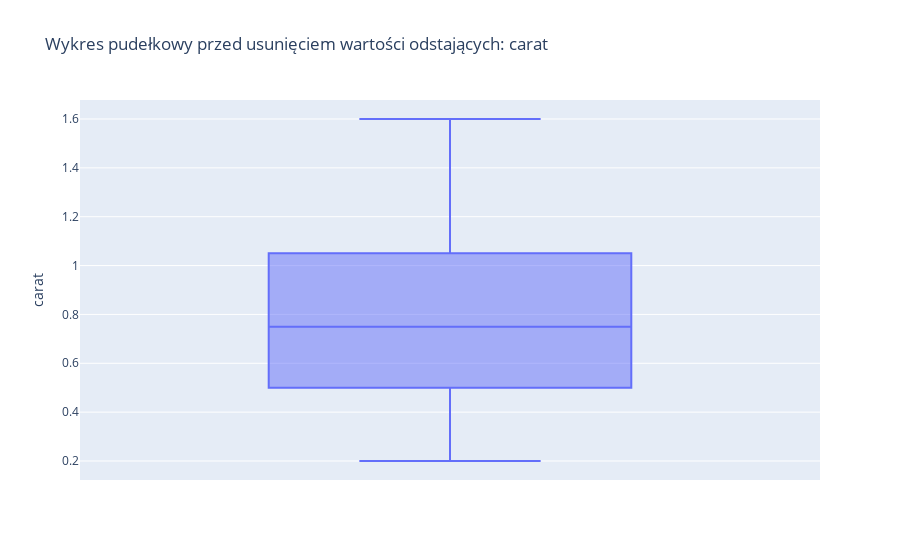
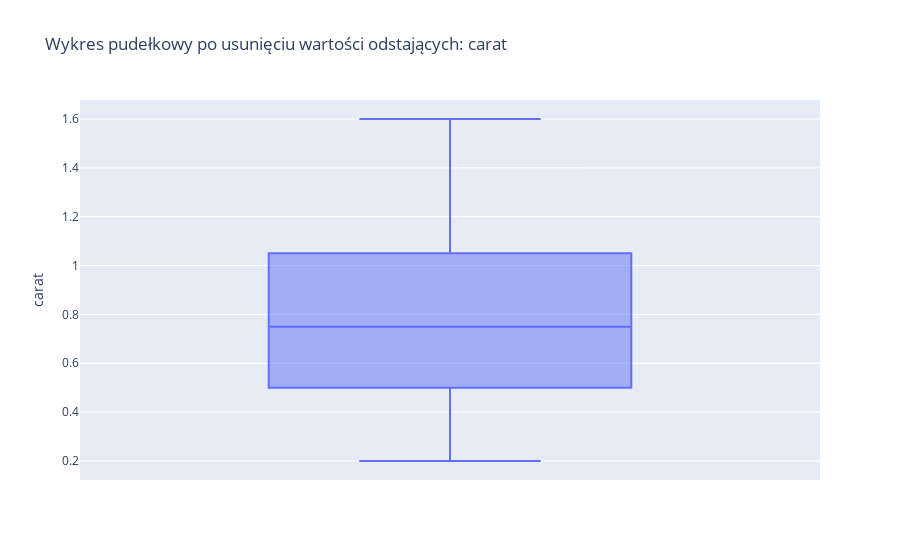
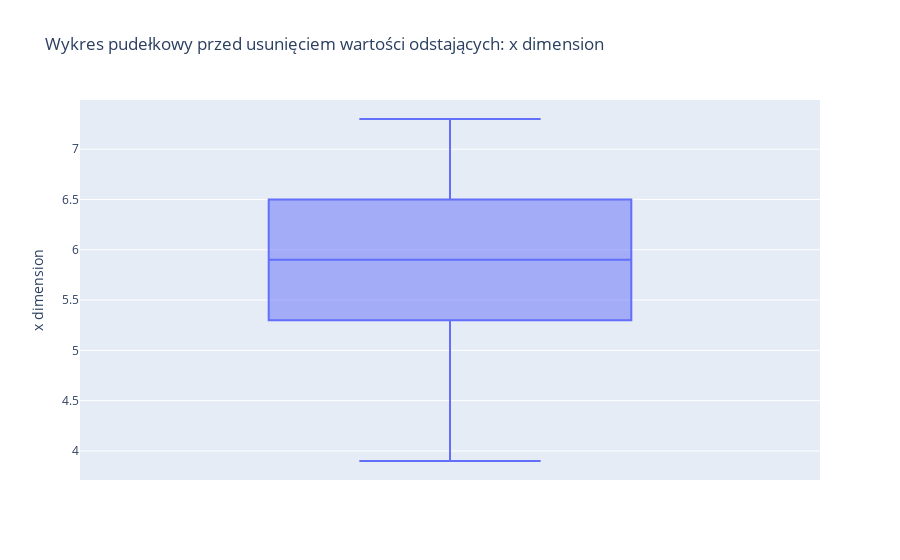
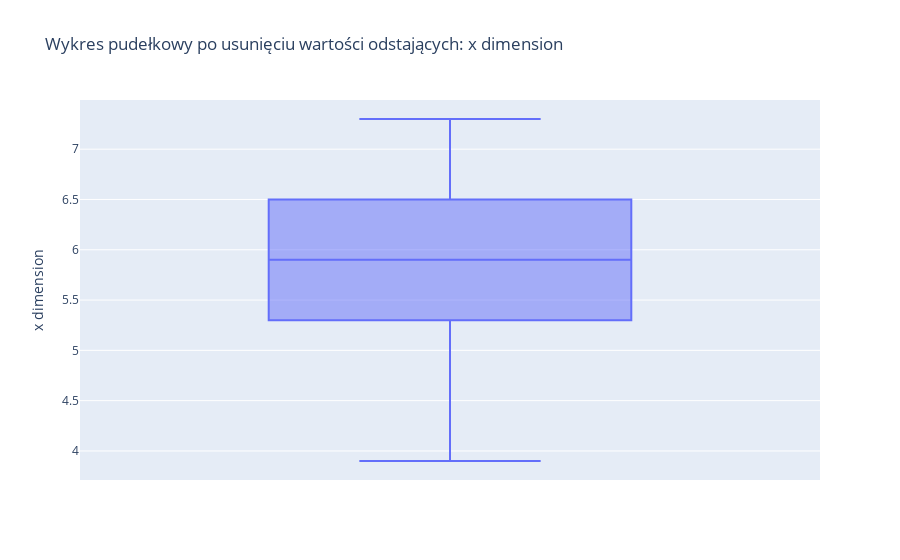

The notebook cell saved with these charts, in order:
### Code cell
data['id'] = range(len(data))

original_data = data.copy()

for col in numeric_columns:
    Q1 = data[col].quantile(0.25)
    Q3 = data[col].quantile(0.75)
    IQR = Q3 - Q1
    
    # Wizualizacja wartości odstających za pomocą wykresu pudełkowego
    fig = px.box(data, y=col, title=f'Wykres pudełkowy przed usunięciem wartości odstających: {col}')
    fig.show()

    # Usunięcie wartości odstających
    data = data[~((data[col] < (Q1 - 1.5 * IQR)) | (data[col] > (Q3 + 1.5 * IQR)))]
    
    # Wizualizacja danych po usunięciu wartości odstających
    fig = px.box(data, y=col, title=f'Wykres pudełkowy po usunięciu wartości odstających: {col}')
    fig.show()

removed_ids = set(original_data['id']) - set(data['id'])
removed_rows = original_data[original_data['id'].isin(removed_ids)]

print("Usunięte id:")
print(removed_ids)

print("Usunięte wiersze:")
print(removed_rows)

### Figure 1 — Plotly figure (JSON) as saved in the notebook; plotly's stock layout.template omitted (floating-point values rounded to 4 significant figures; data arrays with more than 128 entries replaced by an {"elided": "..."} marker saying what was removed)
{"data": [{"alignmentgroup": "True", "hovertemplate": "carat=%{y}<extra></extra>", "legendgroup": "", "marker": {"color": "#636efa"}, "name": "", "notched": false, "offsetgroup": "", "orientation": "v", "showlegend": false, "type": "box", "x0": " ", "xaxis": "x", "y": {"elided": "200 float values"}, "y0": " ", "yaxis": "y"}], "layout": {"boxmode": "group", "legend": {"tracegroupgap": 0}, "title": {"text": "Wykres pudełkowy przed usunięciem wartości odstających: carat"}, "xaxis": {"anchor": "y", "domain": [0, 1]}, "yaxis": {"anchor": "x", "domain": [0, 1], "title": {"text": "carat"}}}}

### Figure 2 — Plotly figure (JSON) as saved in the notebook; plotly's stock layout.template omitted (floating-point values rounded to 4 significant figures; data arrays with more than 128 entries replaced by an {"elided": "..."} marker saying what was removed)
{"data": [{"alignmentgroup": "True", "hovertemplate": "carat=%{y}<extra></extra>", "legendgroup": "", "marker": {"color": "#636efa"}, "name": "", "notched": false, "offsetgroup": "", "orientation": "v", "showlegend": false, "type": "box", "x0": " ", "xaxis": "x", "y": {"elided": "200 float values"}, "y0": " ", "yaxis": "y"}], "layout": {"boxmode": "group", "legend": {"tracegroupgap": 0}, "title": {"text": "Wykres pudełkowy po usunięciu wartości odstających: carat"}, "xaxis": {"anchor": "y", "domain": [0, 1]}, "yaxis": {"anchor": "x", "domain": [0, 1], "title": {"text": "carat"}}}}

### Figure 3 — Plotly figure (JSON) as saved in the notebook; plotly's stock layout.template omitted (floating-point values rounded to 4 significant figures; data arrays with more than 128 entries replaced by an {"elided": "..."} marker saying what was removed)
{"data": [{"alignmentgroup": "True", "hovertemplate": "x dimension=%{y}<extra></extra>", "legendgroup": "", "marker": {"color": "#636efa"}, "name": "", "notched": false, "offsetgroup": "", "orientation": "v", "showlegend": false, "type": "box", "x0": " ", "xaxis": "x", "y": {"elided": "200 float values"}, "y0": " ", "yaxis": "y"}], "layout": {"boxmode": "group", "legend": {"tracegroupgap": 0}, "title": {"text": "Wykres pudełkowy przed usunięciem wartości odstających: x dimension"}, "xaxis": {"anchor": "y", "domain": [0, 1]}, "yaxis": {"anchor": "x", "domain": [0, 1], "title": {"text": "x dimension"}}}}

### Figure 4 — Plotly figure (JSON) as saved in the notebook; plotly's stock layout.template omitted (floating-point values rounded to 4 significant figures; data arrays with more than 128 entries replaced by an {"elided": "..."} marker saying what was removed)
{"data": [{"alignmentgroup": "True", "hovertemplate": "x dimension=%{y}<extra></extra>", "legendgroup": "", "marker": {"color": "#636efa"}, "name": "", "notched": false, "offsetgroup": "", "orientation": "v", "showlegend": false, "type": "box", "x0": " ", "xaxis": "x", "y": {"elided": "200 float values"}, "y0": " ", "yaxis": "y"}], "layout": {"boxmode": "group", "legend": {"tracegroupgap": 0}, "title": {"text": "Wykres pudełkowy po usunięciu wartości odstających: x dimension"}, "xaxis": {"anchor": "y", "domain": [0, 1]}, "yaxis": {"anchor": "x", "domain": [0, 1], "title": {"text": "x dimension"}}}}
